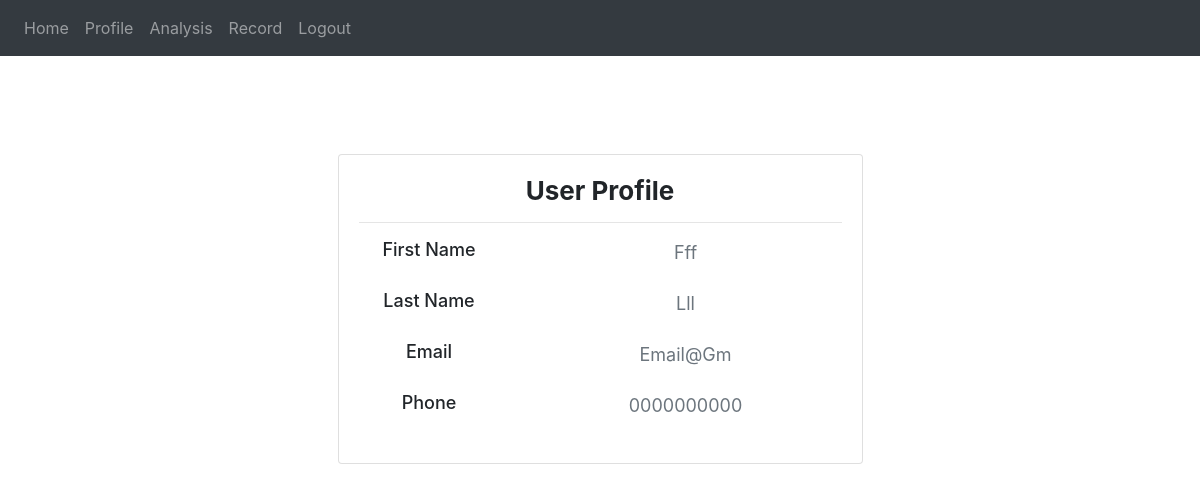
The app's page /profile (signed in) with its own data.
### website/models.py (models this page shows)
class User(db.Model, UserMixin):
    id = db.Column(db.Integer, primary_key=True)
    email = db.Column(db.String(150), unique=True)
    first_name = db.Column(db.String(20))
    last_name = db.Column(db.String(20))
    mobile_number = db.Column(db.String(10))
    password = db.Column(db.String(20))
    expenses = db.relationship('Expense', backref='user', lazy=True)

### website/views.py (the view)
@views.route('/profile', methods=['GET'])
@login_required
def profile():
    return render_template("profile.html", user=current_user)

### website/__init__.py (called while the page is built)
def create_app():
    app = Flask(__name__)
    app.config['SECRET_KEY'] = 'hjshjhdjah kjshkjdhjs'
    app.config['SQLALCHEMY_DATABASE_URI'] = f'sqlite:///{DB_NAME}'
    db.init_app(app)
    from .views import views
    from .auth import auth
    app.register_blueprint(views, url_prefix='/')
    app.register_blueprint(auth, url_prefix='/')
    from .models import User, Expense
    with app.app_context():
        db.create_all()
    login_manager = LoginManager()
    login_manager.login_view = 'auth.login'
    login_manager.init_app(app)
    @login_manager.user_loader
    def load_user(id):
        return User.query.get(int(id))
    return app

### website/templates/profile.html (shortened to what this page needs)
{% extends "base.html" %}
{% block content %}
  <div class="container">
    <div class="row justify-content-center box">
      <div class="col-lg-6">
        <div class="card my-5">
          <div class="card-body body">
            <h5 class="card-title title">User Profile</h5>
            <hr>
            <div class="row mb-4">
              <div class="col-sm-4">
                <h6 class="mb-0 label">First Name</h6>
              </div>
              <div class="col-sm-8 text-secondary">
                {{user.first_name}}
              </div>
            </div>
            <div class="row mb-4">
              <div class="col-sm-4">
                <h6 class="mb-0 label">Last Name</h6>
              </div>
              <div class="col-sm-8 text-secondary">
              {{user.last_name}}
              </div>
            </div>
            <div class="row mb-4">
              <div class="col-sm-4">
                <h6 class="mb-0 label">Email</h6>
              </div>
              <div class="col-sm-8 text-secondary">
                {{user.email}}
              </div>
            </div>
            <div class="row mb-4">
              <div class="col-sm-4">
                <h6 class="mb-0 label">Phone</h6>
              </div>
              <div class="col-sm-8 text-secondary">
                {{user.mobile_number}}
              </div>
            </div>
          </div>
        </div>
      </div>
    </div>
  </div>
  {% endblock %}

### website/templates/profile.html (style rules this page uses)
.title { font-weight: bold; font-size: 26px; }
.body { text-align: center; text-transform: capitalize; font-size: 18px; }
.box { margin-top: 50px; }
.label { font-size: 18px; }

### records on screen
User: first_name "Fff", last_name "Lll", email "Email@gm", mobile_number "0000000000"
